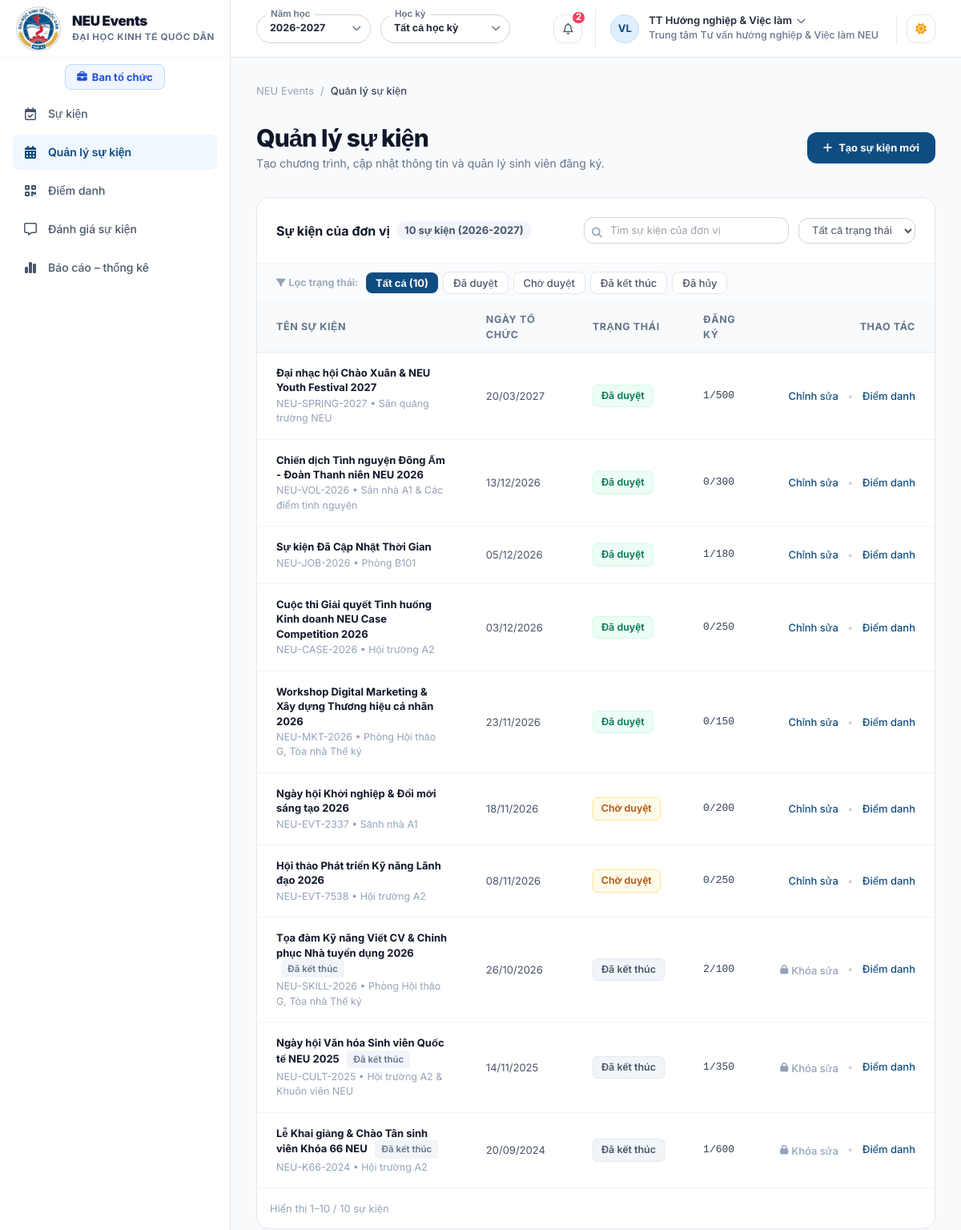
The app's page /organizer/events (signed in, upper part), older data.
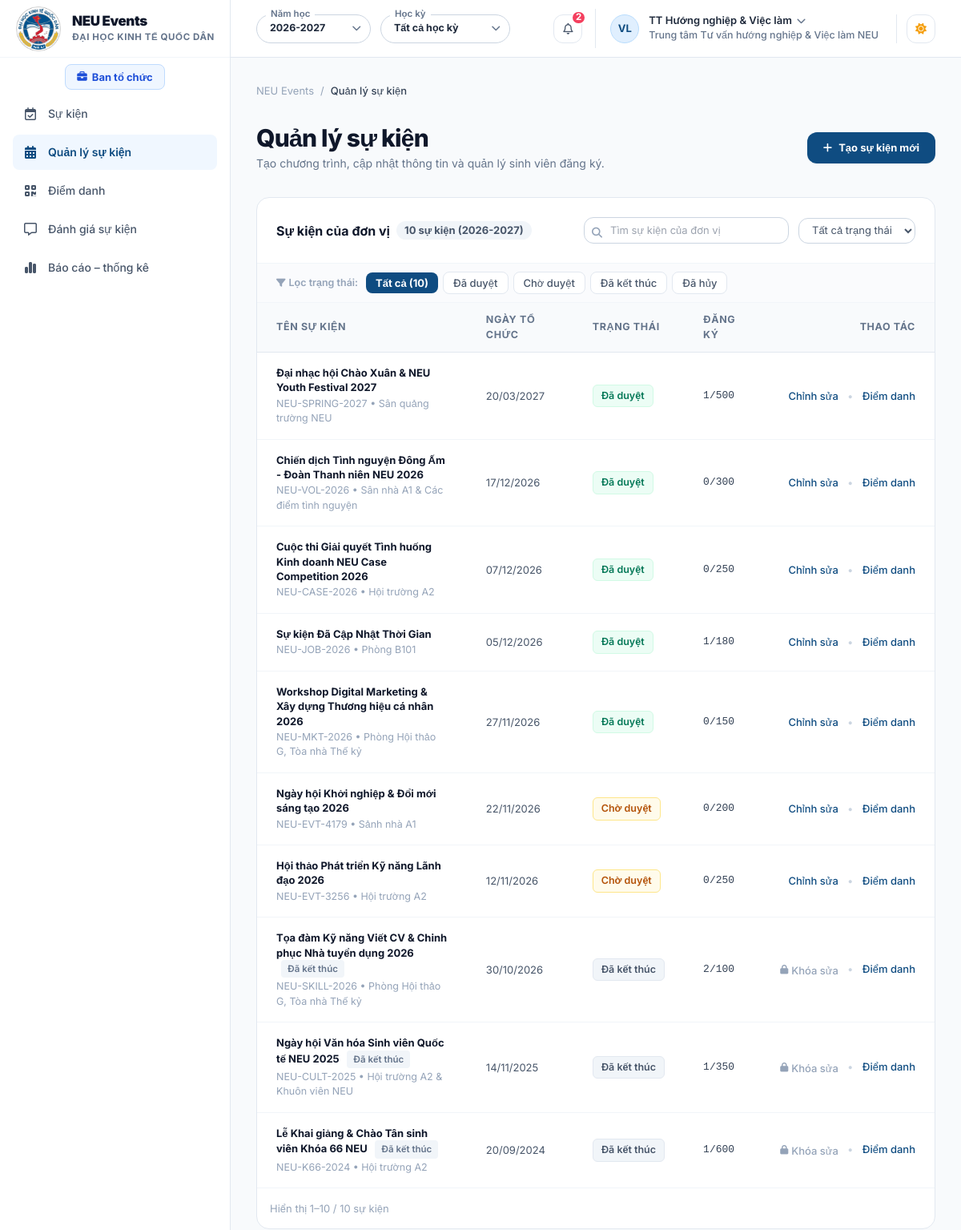
The same page, newer data.
### models.py (models this page shows, shortened)
class Event(db.Model):
    __tablename__ = 'events'
    id = db.Column(db.Integer, primary_key=True)
    code = db.Column(db.String(30), unique=True, nullable=False) # E.g., NEU-JOB-2026, NEU-AI-2026
    title = db.Column(db.String(255), nullable=False)
    subtitle = db.Column(db.String(255), nullable=True)
    category_id = db.Column(db.Integer, db.ForeignKey('event_categories.id'), nullable=False)
    organizer_id = db.Column(db.Integer, db.ForeignKey('users.id'), nullable=False)
    organizer_name = db.Column(db.String(150), nullable=False) # E.g., Trung tâm Tư vấn hướng nghiệp & Việc làm
    organizer_email = db.Column(db.String(100), default='events@neu.edu.vn')
    organizer_phone = db.Column(db.String(50), default='024 3628 0280')
    location = db.Column(db.String(200), nullable=False) # E.g., Hội trường A2 & sảnh nhà A1
    target_audience = db.Column(db.String(150), default='Sinh viên & cựu sinh viên NEU')
    fee = db.Column(db.String(50), default='Miễn phí')
    event_date = db.Column(db.Date, nullable=False)
    start_time = db.Column(db.Time, nullable=False)
    end_time = db.Column(db.Time, nullable=False)
    registration_deadline = db.Column(db.DateTime, nullable=False)
    max_seats = db.Column(db.Integer, nullable=False, default=200)
    registered_seats = db.Column(db.Integer, default=0)
    attended_seats = db.Column(db.Integer, default=0)
    description = db.Column(db.Text, nullable=False)
    agenda_json = db.Column(db.Text, nullable=True) # JSON timeline of agenda
    checklist_json = db.Column(db.Text, nullable=True) # JSON items to prepare
    handbook_name = db.Column(db.String(150), default='Cẩm nang sự kiện NEU.pdf')
    handbook_url = db.Column(db.String(500), nullable=True) # URL / file path của ấn phẩm chương trình
    union_points_plus = db.Column(db.Integer, default=5, nullable=False) # Điểm cộng Đoàn khi tham dự
    union_points_minus = db.Column(db.Integer, default=0, nullable=False) # Điểm phạt Đoàn nếu vắng mặt
    sponsor_benefits = db.Column(db.Text, nullable=True) # Quyền lợi, quà tặng, voucher khóa học từ nhà tài trợ
    cover_image_url = db.Column(db.String(500), nullable=True)
    status = db.Column(db.String(20), default='APPROVED') # DRAFT, PENDING, APPROVED, REJECTED, CANCELLED, COMPLETED
    is_featured = db.Column(db.Boolean, default=False)
    cancel_reason = db.Column(db.Text, nullable=True)
    created_at = db.Column(db.DateTime, default=datetime.now)
    registrations = db.relationship('Registration', backref='event', lazy=True, cascade="all, delete-orphan")
    attendance_sessions = db.relationship('AttendanceSession', backref='event', lazy=True, cascade="all, delete-orphan")
    feedbacks = db.relationship('Feedback', backref='event', lazy=True, cascade="all, delete-orphan")
    approval_logs = db.relationship('ApprovalLog', backref='event', lazy=True, cascade="all, delete-orphan")
    @property
    def remaining_seats(self):
        return max(0, self.max_seats - self.registered_seats)
    @property
    def is_completed(self):
        from datetime import date
        return self.status == 'COMPLETED' or (self.event_date is not None and self.event_date < date.today())

### routes/organizer.py (the view, shortened to what this page needs)
@organizer_bp.route('/organizer/events')
@login_required
def organizer_events():
    if current_user.role != 'ORGANIZER':
        flash('Trang Quản lý sự kiện chỉ dành riêng cho Ban tổ chức.', 'error')
        return redirect(url_for('events'))
    edit_id = request.args.get('edit_id')
    is_new = request.args.get('new') == '1'
    academic_year = request.args.get('academic_year') or session.get('academic_year')
    semester = request.args.get('semester') or session.get('semester')
    if 'academic_year' in request.args:
        session['academic_year'] = request.args.get('academic_year')
    if 'semester' in request.args:
        session['semester'] = request.args.get('semester')
    start_d, end_d = get_period_date_range(academic_year, semester)
    query = Event.query.filter_by(organizer_id=current_user.id)
    if start_d:
        query = query.filter(Event.event_date >= start_d)
    if end_d:
        query = query.filter(Event.event_date <= end_d)
    my_events = query.order_by(Event.event_date.desc()).all()
    if is_new:
        selected_event = None
    else:
        selected_event = my_events[0] if my_events else None
    categories = EventCategory.query.all()
    selected_registrations = []
    if selected_event:
        selected_registrations = Registration.query.filter_by(
            event_id=selected_event.id,
            registration_status='REGISTERED'
        ).all()
    return render_template(
        'organizer_events.html',
        my_events=my_events,
        selected_event=selected_event,
        selected_registrations=selected_registrations,
        categories=categories
    )

### app.py (called while the page is built)
@login_manager.user_loader
def load_user(user_id):
    return User.query.get(int(user_id))

@app.after_request
def add_cache_control_headers(response):
    if 'text/html' in response.headers.get('Content-Type', ''):
        response.headers['Cache-Control'] = 'no-cache, no-store, must-revalidate, max-age=0'
        response.headers['Pragma'] = 'no-cache'
        response.headers['Expires'] = '0'
    return response

### models.py (called while the page is built)
    @property
    def display_email(self):
        if self.role == 'STUDENT' and self.student_id:
            return f"{self.student_id}@st.neu.edu.vn"
        return self.email

### routes/utils.py (called while the page is built, shortened)
def get_period_date_range(academic_year, semester=None):
    start_date = None
    end_date = None
    return start_date, end_date

### templates/organizer_events.html (shortened to what the changed rows need)
{% extends "base.html" %}
{% set active_page = "organizer_events" %}
{% block content %}
<div class="space-y-8 max-w-7xl mx-auto">
    <div class="flex flex-col sm:flex-row sm:items-center justify-between gap-4">
        <div>
            <h1 class="text-2xl lg:text-3xl font-extrabold text-slate-900 tracking-tight">Quản lý sự kiện</h1>
        </div>
    </div>
    <div class="bg-white rounded-2xl border border-slate-200 shadow-2xs overflow-hidden">
        <div class="overflow-x-auto">
            <table class="w-full text-left text-xs" id="unitEventsTable">
                <thead class="bg-slate-50 text-slate-500 font-semibold border-b border-slate-200 uppercase tracking-wider text-[11px]">
                    <tr>
                        <th class="py-3 px-6">Tên sự kiện</th>
                        <th class="py-3 px-6">Ngày tổ chức</th>
                        <th class="py-3 px-6">Trạng thái</th>
                        <th class="py-3 px-6">Đăng ký</th>
                        <th class="py-3 px-6 text-right">Thao tác</th>
                    </tr>
                </thead>
                <tbody class="divide-y divide-slate-100">
                    {% for ev in my_events %}
                    {% set ev_status_label = 'Đã kết thúc' if ev.is_completed else ('Đã duyệt' if ev.status == 'APPROVED' else ('Chờ duyệt' if ev.status == 'PENDING' else ('Đã hủy' if ev.status == 'CANCELLED' else ev.status))) %}
                    <tr class="unit-event-row hover:bg-slate-50/70 transition" data-status="{{ ev_status_label }}">
                        <td class="py-4 px-6">
                            {% if ev.is_completed %}
                            <a href="{{ url_for('organizer_events', edit_id=ev.id) }}#eventFormSection" class="font-bold text-slate-900 hover:text-neu-700">{{ ev.title }}</a>
                            <span class="inline-block ml-1.5 px-2 py-0.5 rounded text-[10px] font-semibold bg-slate-100 text-slate-500">Đã kết thúc</span>
                            {% else %}
                            <a href="{{ url_for('organizer_events', edit_id=ev.id) }}#eventFormSection" class="font-bold text-slate-900 hover:text-neu-700">{{ ev.title }}</a>
                            {% endif %}
                            <div class="text-[11px] text-slate-400 mt-0.5">{{ ev.code }} • {{ ev.location }}</div>
                        </td>
                        <td class="py-4 px-6 text-slate-600 whitespace-nowrap">{{ ev.event_date.strftime('%d/%m/%Y') }}</td>
                        <td class="py-4 px-6 whitespace-nowrap">
                            {% if ev.is_completed %}
                            <span class="inline-block px-2.5 py-1 rounded-md text-[11px] font-semibold bg-slate-100 text-slate-600 border border-slate-200">Đã kết thúc</span>
                            {% elif ev.status == 'APPROVED' %}
                            <span class="inline-block px-2.5 py-1 rounded-md text-[11px] font-semibold bg-emerald-50 text-emerald-700 border border-emerald-100">Đã duyệt</span>
                            {% elif ev.status == 'PENDING' %}
                            <span class="inline-block px-2.5 py-1 rounded-md text-[11px] font-semibold bg-amber-50 text-amber-700 border border-amber-200">Chờ duyệt</span>
                            {% elif ev.status == 'CANCELLED' %}
                            <span class="inline-block px-2.5 py-1 rounded-md text-[11px] font-semibold bg-rose-50 text-rose-700 border border-rose-100">Đã hủy</span>
                            {% else %}
                            <span class="inline-block px-2.5 py-1 rounded-md text-[11px] font-semibold bg-slate-100 text-slate-600">{{ ev.status }}</span>
                            {% endif %}
                        </td>
                        <td class="py-4 px-6 whitespace-nowrap font-mono font-medium text-slate-700">
                            {{ ev.registered_seats }}/{{ ev.max_seats }}
                        </td>
                        <td class="py-4 px-6 text-right whitespace-nowrap space-x-2 font-medium">
                            {% if ev.is_completed %}
                            <span class="inline-flex items-center gap-1 text-slate-400 cursor-not-allowed select-none text-xs" title="Sự kiện đã kết thúc, không thể chỉnh sửa">
                                <i class="fa-solid fa-lock text-[10px]"></i>
                                <span>Khóa sửa</span>
                            </span>
                            {% else %}
                            <a href="{{ url_for('organizer_events', edit_id=ev.id) }}#eventFormSection" class="text-neu-700 hover:underline">Chỉnh sửa</a>
                            {% endif %}
                            <span class="text-slate-300">•</span>
                            <a href="{{ url_for('checkin', event_id=ev.id) }}" class="text-neu-700 hover:underline">Điểm danh</a>
                        </td>
                    </tr>
                    {% endfor %}
                </tbody>
            </table>
        </div>
    </div>
</div>
{% endblock %}

Row changes from the older to the newer data that the page shows:
changed Event "Chiến dịch Tình nguyện Đông Ấm - Đoàn Thanh niên NEU 2026": event_date "13/12/2026" → "17/12/2026"
changed Event "Cuộc thi Giải quyết Tình huống Kinh doanh NEU Case Competition 2026": event_date "03/12/2026" → "07/12/2026"; moves up the list
changed Event "Workshop Digital Marketing & Xây dựng Thương hiệu cá nhân 2026": event_date "23/11/2026" → "27/11/2026"
changed Event "Sảnh nhà A1": code "NEU-EVT-2337" → "NEU-EVT-4179"; event_date "18/11/2026" → "22/11/2026"
changed Event: code "NEU-EVT-7538" → "NEU-EVT-3256"; event_date "08/11/2026" → "12/11/2026"
changed Event "Tọa đàm Kỹ năng Viết CV & Chinh phục Nhà tuyển dụng 2026": event_date "26/10/2026" → "30/10/2026"
